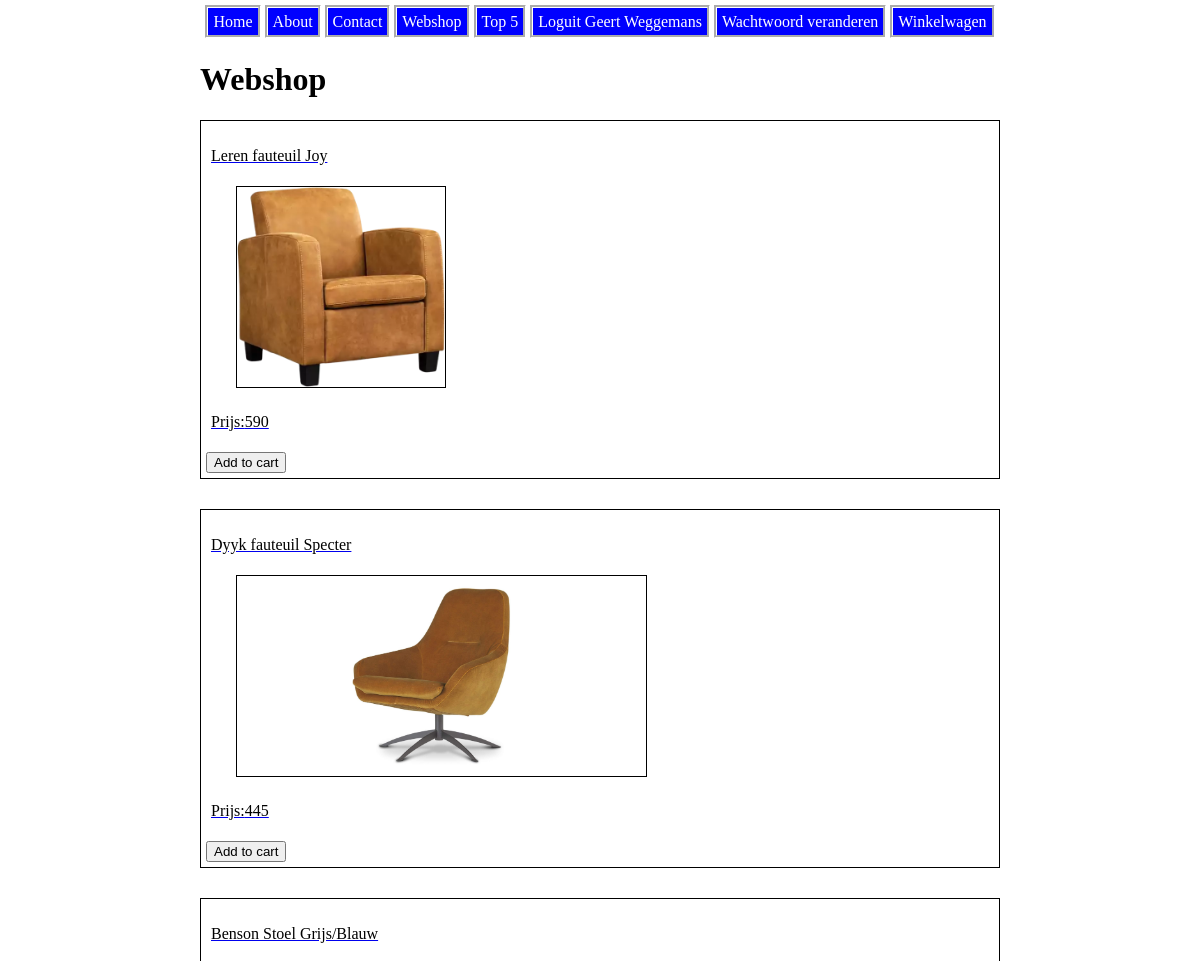
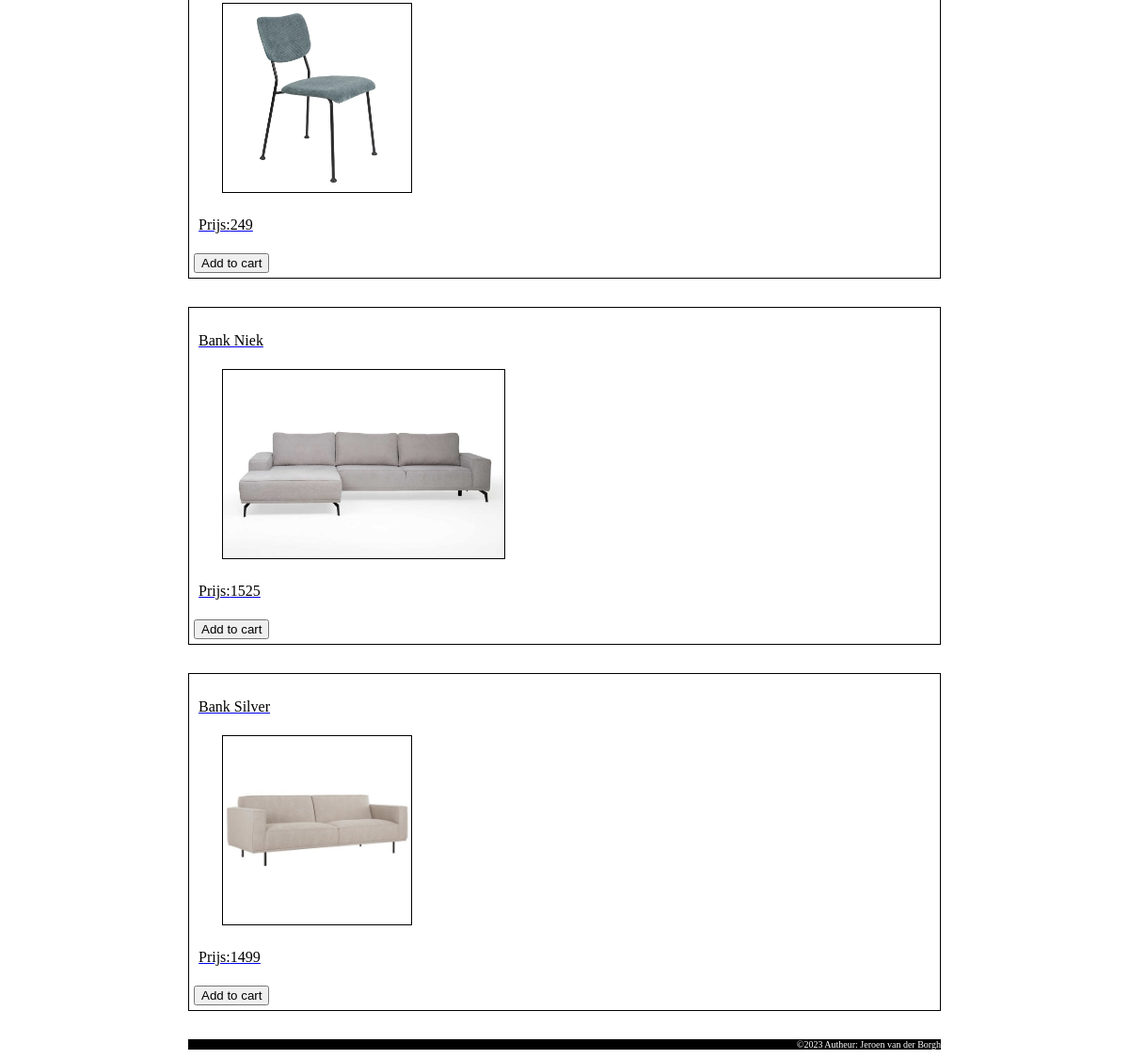
The page /index.php?page=webshop (signed in) on the database its author committed (2 pictures, top to bottom).
### tables this page shows
CREATE TABLE `products` (
  `id` int(11) NOT NULL,
  `name` varchar(200) NOT NULL,
  `discription` mediumtext NOT NULL,
  `price` int(11) NOT NULL,
  `image_location` varchar(50) NOT NULL
);

### index.php (called while the page is built, shortened)
<?php
include "html_build_functions.php";
include "file_repository.php";
include "session_functions.php";
include "classes.php";
$page = getRequestedPage();
$data = process_Request($page);
showResponsePage($data);
function getRequestedPage(){
    return $_GET["page"];
}
function make_menu($data) {
    $menu = array("home" => "Home", "about" => "About", "contact" => "Contact", "webshop" => "Webshop", "top5" => "Top 5");
    if (isUserLoggedIn()){
        $menu["logout"] = "Loguit " . get_current_user_name();
        $menu["change_password"] = "Wachtwoord veranderen";
        $menu["shoppingcart"] = "Winkelwagen";
    } else {
        $menu["register"] =  "Registeer";
        $menu["login"] = "Login";
    }
    $data["menu"] = $menu;
    return $data;
}
function process_Request($page){
    $page = htmlspecialchars($page);
    $data = array("page"=>$page,"errors"=>array());
    switch ($page){
        case "webshop":
            if (is_POST()){
                $data = validate_cart($data);
                if (is_valid($data)) {
                    switch ($data["action"]){
                        case "add":
                            add_to_cart($data["id_in_cart"], $data["amount"]);
                            break;
                        case "remove":
                            remove_from_cart($data["id_in_cart"]);
                            break;
                    }
                    switch ($data["place"]){
                        case "detail":
                            $data["page"] = "shoppingcart";
                            $product_ids = get_product_id_from_cart();
                            if ($product_ids != NULL) {
                                $data['products'] = get_products_by_id($product_ids);
                                $data['total_price'] = get_total_price($data['products']);
                            }
                            break;
                        case "overview":
                            $data["id"] = NULL;
                            $product_ids = array(1,2,3,4,5);
                            $data['products'] = get_products_by_id($product_ids);
                            break;
                    }
                }
            } else if (array_key_exists("id", $_GET)) {
                $data["id"] =  $_GET["id"];
                $product_ids = array($data["id"]);
                $data['products'] = get_products_by_id($product_ids);
            } else {
                $data["id"] = NULL;
                $product_ids = array(1,2,3,4,5);
                $data['products'] = get_products_by_id($product_ids);
            }
            break;
    }
    $data = make_menu($data);
    return $data;
}
function is_POST(){
    return ($_SERVER["REQUEST_METHOD"] == "POST");
}
?>

### classes.php (called while the page is built, shortened)
<?php
class Product {
    public $id;
    public $name;
    public $price;
    public $img_location;
    function __construct($id, $name, $discription,  $img_location, $price){
        $this->id = $id;
        $this->img_location = $img_location;
        $this->name = $name;
        $this->price = $price;
    }
    function get_id(){
        return $this->id;
    }
    function get_name(){
        return $this->name;
    }
    function get_price(){
        return $this->price;
    }
    function get_image_location(){
        return $this->img_location;
    }
}
?>

### file_repository.php (called while the page is built, shortened)
<?php
function connect_database(){
    $servername = "localhost";
    $username = "jeroens_webshop_user";
    $password = "p@TL!Cz7m2qes7V!";
    $database = "jeroens_webshop";
    $conn = mysqli_connect($servername, $username, $password, $database);
    return $conn;
}
function get_products($sql){
    $conn = connect_database();
    try {
        $result= mysqli_query($conn, $sql);
        $products = array();
        while ($row = mysqli_fetch_assoc($result)){
            $product = new Product($row["id"], $row["name"], $row["discription"], $row ["image_location"], $row["price"]);
            array_push($products, $product);
        }
        return  $products;
    } finally {
        disconnect_database($conn);
    }
}
function get_products_by_id($id_array){
    $sql = "SELECT * FROM products WHERE";
    foreach($id_array as $key => $id) {
        if (substr($sql,-5) == "WHERE"){
            $sql = $sql .  ' id=' . $id;
        } else {
            $sql = $sql . ' OR id=' . $id;
        }
    }
    return get_products($sql);
}
?>

### session_functions.php (called while the page is built, shortened)
<?php
function isUserLoggedIn(){
    return ($_SESSION["user_name"] != NULL);
}
function get_cart(){
    return $_SESSION["cart"];
}
?>

### webshop.php (the view, shortened to what this page needs)
<?php
function show_webshop($data){
    echo "<h1>Webshop</h1>";
    foreach( $data["products"] as $product){
        show_product_in_overview($product, $data);
    }
}
function show_product_in_overview($product, $data){
    echo '<a class="product_link" href="\educom-webshop-database/index.php?page=webshop&id='. $product->get_id() .'">
    <div class="product">
    <p >'. $product->get_name() . '</p>
    <img src="Images/'. $product->get_image_location().'" alt="image of '. $product->get_id() .'">
    <p>Prijs:'. $product->get_price().'</p>';
    if (isUserLoggedIn()){
        if (in_array($product->get_id(), get_cart())){
            cart_button($product->get_id(), "overview", "remove", $data);
        } else {
            cart_button($product->get_id(), "overview", "add", $data);
        }
    }
    echo '</div>
    </a>';
}
function show_content($data){
    if ($data["id"] != NULL) {
        show_product_in_detail($data);
    }   else {
        show_webshop($data);
    }
}
?>

### html_build_functions.php (shortened to what this page needs)
<?php
function show_HTML_start(){
    echo '<!DOCTYPE html>
    <html lang="en">';
}
function show_HTML_end(){
    echo "</html>";
}
function show_head_section(){
    echo '<head>
    <title>Home</title>
    <link rel="stylesheet" href="CSS/stylesheet.css">
    </head>';
}
function show_body_start(){
    echo '<body class="standard_body">';
}
function show_nav_item($link, $label){
    echo '<li> <a href="\educom-webshop-database/index.php?page='. $link .'">' . $label . '</a></li>';
}
function show_nav_bar($data){
    echo '<div id="nav_bar">
    <ul>';
    foreach($data['menu'] as $link => $label) {
        show_nav_item($link, $label);
    }
    echo '</ul>
    </div>';
}
function showcontent_page($data){
    $page = $data["page"];
    if (file_exists( $page . ".php")){
        show_content($data);
    }
    else {
        echo "<h1> deze pagina bestaat niet </h1>";
    }
}
function show_footer(){
    echo '<footer  class="standard_footer">
    <p>&copy;2023 Autheur: Jeroen van der Borgh</p>
    </footer>';
}
function show_body_end(){
    echo "</body>";
}
function cart_button($id, $place, $action, $data) {
    echo '<div class="cart_button">
    <form action="\educom-webshop-database/index.php" method="post">
    <input type="hidden" name="page" value="webshop" />
    <input type="hidden" name="id_in_cart" value="'.$id.'" />
    <input type="hidden" name="place" value="'.$place.'" />
    <input type="hidden" name="action" value="'. $action .'" />';
    switch  ($action) {
        case 'add':
            $submit_value = "Add to cart";
            break;
    }
    echo'
    <input type="submit" value="'. $submit_value .'">
    </form>
    </div>
    ';
}
function show_body_section($data){
    show_body_start();
    show_nav_bar($data);
    showcontent_page($data);
    show_footer();
    show_body_end();
}
function showResponsePage($data){
    show_HTML_start();
    show_head_section();
    show_body_section($data);
    show_HTML_end();
}
?>

### CSS/stylesheet.css (style rules this page uses)
body { width: 800px; margin-left: auto; margin-right: auto; }
#nav_bar { text-align: center; }
#nav_bar ul { list-style-type: none; display: inline-table; margin: 0; padding: 0; }
#nav_bar li { float: left; padding: 5px; }
#nav_bar a { text-decoration: none; outline-style: groove; padding: 5px; background-color: blue; color: white; }
footer { background-color: black; color: white; text-align: right; font-size: 10px; }
.product { text-decoration: none; color: black; border: 1px solid black; margin-bottom: 30px; padding: 5px; }
.product img { border: 1px solid black; height: 200px; margin-left: 30px; }
.product p { padding: 5px; }

### rows shown on the page
products: name "Leren fauteuil Joy", image_location (picture), price "590"
products: name "Dyyk fauteuil Specter", image_location (picture), price "445"
products: name "Benson Stoel Grijs/Blauw", image_location (picture), price "249"
products: name "Bank Niek", image_location (picture), price "1525"
products: name "Bank Silver", image_location (picture), price "1499"

### other values the page prints
$label "Home"
$label "About"
$label "Contact"
$label "Webshop"
$label "Top 5"
$label "Loguit Geert Weggemans"
$label "Wachtwoord veranderen"
$label "Winkelwagen"
